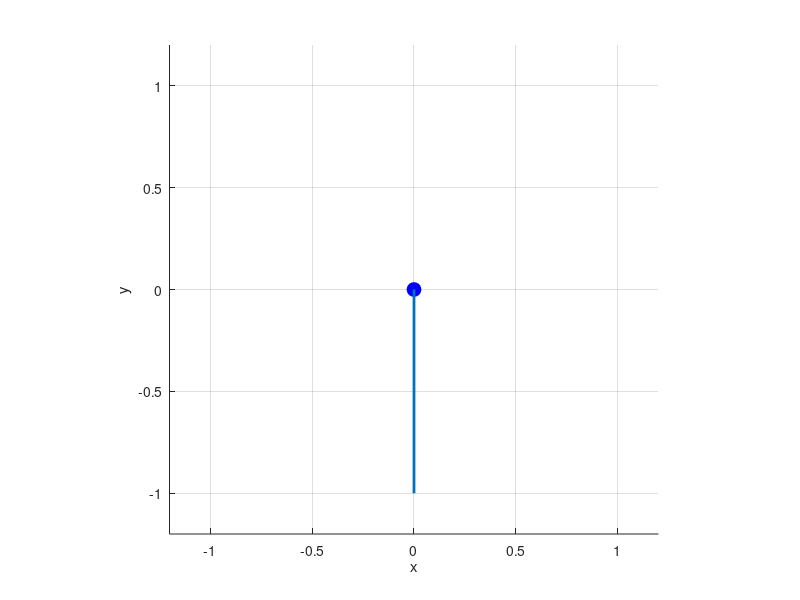

The MATLAB script that drew this image: (Note: this script raises an error after producing the figure.)
% Energy control method applied to pendulum
% NOTE: theta = 0 is defined to be verticaly upwards here

clear; clc; close all; format compact;

% Define system parameters
sys.b = 0.1; % damping
sys.m = 1; % mass
sys.g = 9.8; % gravity
sys.l = 1; % length
sys.u_max = 0.1 * sys.m*sys.g*sys.l; % max torque input

% Define sim parameters
eps = 1e-2; % tolerance
dt = 0.01;
t = 0;
max_time = 50;

% Simulation loop
x = [5*pi/4; 0];
x_des = zeros(2,1);
E0 = 0; % desired energy level (defined to be zero)
x_hist = [];
u_hist = [];
t_hist = [];

figure
hold on
grid on
h_origin = plot(0, 0, 'ko', 'MarkerSize', 5, 'MarkerFaceColor', 'k'); % filled point at origin
h_pendulum = plot(0, 0, 'bo', 'MarkerSize', 10, 'MarkerFaceColor', 'b'); % plotting the point mass
line_handle = line([0, 0], [0, -sys.l], 'LineWidth', 2); % plotting the pendulum
trajectory_line = plot(-sys.l * sin(x(1)), sys.l * cos(x(1)), '--k'); % dashed trajectory line
xlim([-sys.l-0.2, sys.l+0.2]); % Set fixed limits for the x-axis
ylim([-sys.l-0.2, sys.l+0.2]); % Set fixed limits for the y-axis
axis equal; % Set equal scaling for x and y axes
xlabel('x');
ylabel('y');

% Create GIF
filename = 'pendulum_energy_control_animation.gif';
frames = [];

while norm(x-x_des) > eps
    E = system_energy(x, sys);
    u = -sys.u_max*extended_sign((E - E0)*x(2));
    x_dot = f(x, u, sys);
    x = x + dt * x_dot;
    x(1) = wrapTo2Pi(x(1));
    % fprintf('theta (deg): %i\n', x(1)*180/pi)
    % fprintf('u: %i\n', u)
    % fprintf('t: %i\n', t)
    t = t + dt;
    x_hist = [x_hist, x];
    u_hist = [u_hist, u];
    t_hist = [t_hist, t];
    if t > max_time
        break
    end

    % Update the plot
    x_pendulum = -sys.l * sin(x(1));
    y_pendulum = sys.l * cos(x(1));
    set(h_origin, 'XData', 0, 'YData', 0);
    set(h_pendulum, 'XData', x_pendulum, 'YData', y_pendulum);
    set(line_handle, 'XData', [0, x_pendulum], 'YData', [0, y_pendulum]);

    % Update trajectory line
    set(trajectory_line, 'XData', -sys.l*sin(x_hist(1, :)), 'YData', sys.l * cos(x_hist(1, :)));

    % Restore initial x-axis limits
    xlim([-sys.l-0.2, sys.l+0.2]);

    % Capture the frame
    frame = getframe(gcf);
    frames = [frames, frame];

    drawnow;
end

% Save the GIF
frame_delay = 0.0000001; % Adjust the delay time for faster or slower animation
for i = 1:3:length(frames) % Include only every third frame
    frame = frames(i);
    im = frame2im(frame);
    [imind, cm] = rgb2ind(im, 256);
    
    % On the first iteration, create the GIF file
    if i == 1
        imwrite(imind, cm, filename, 'gif', 'Loopcount', inf, 'DelayTime', frame_delay);
    else
        % On subsequent iterations, append to the existing GIF file
        imwrite(imind, cm, filename, 'gif', 'WriteMode', 'append', 'DelayTime', frame_delay);
    end
end
disp('Saved GIF!')

hold off

%% Plot results
figure
plot(t_hist, x_hist(1, :))
figure
plot(t_hist, u_hist)

%% Helper functions
function E = system_energy(x, sys)
    % Energy of system
    theta = x(1);
    theta_dot = x(2);
    E = 0.5*sys.m*sys.l^2*theta_dot^2 + sys.m*sys.g*sys.l*(cos(theta)-1);
end

function x_dot = f(x, u, sys)
    % Dynamics   
    theta = x(1);
    theta_dot = x(2);
    theta_ddot = 1/(sys.m*sys.l^2) * (-sys.b*theta_dot + sys.m*sys.g*sys.l*sin(theta) + u);
    x_dot = [theta_dot; theta_ddot];
end

function sgn = extended_sign(z)
    % Sign function but equals 1 if input is zero
    if z >= 0
        sgn = 1;
    else
        sgn = -1;
    end
end
